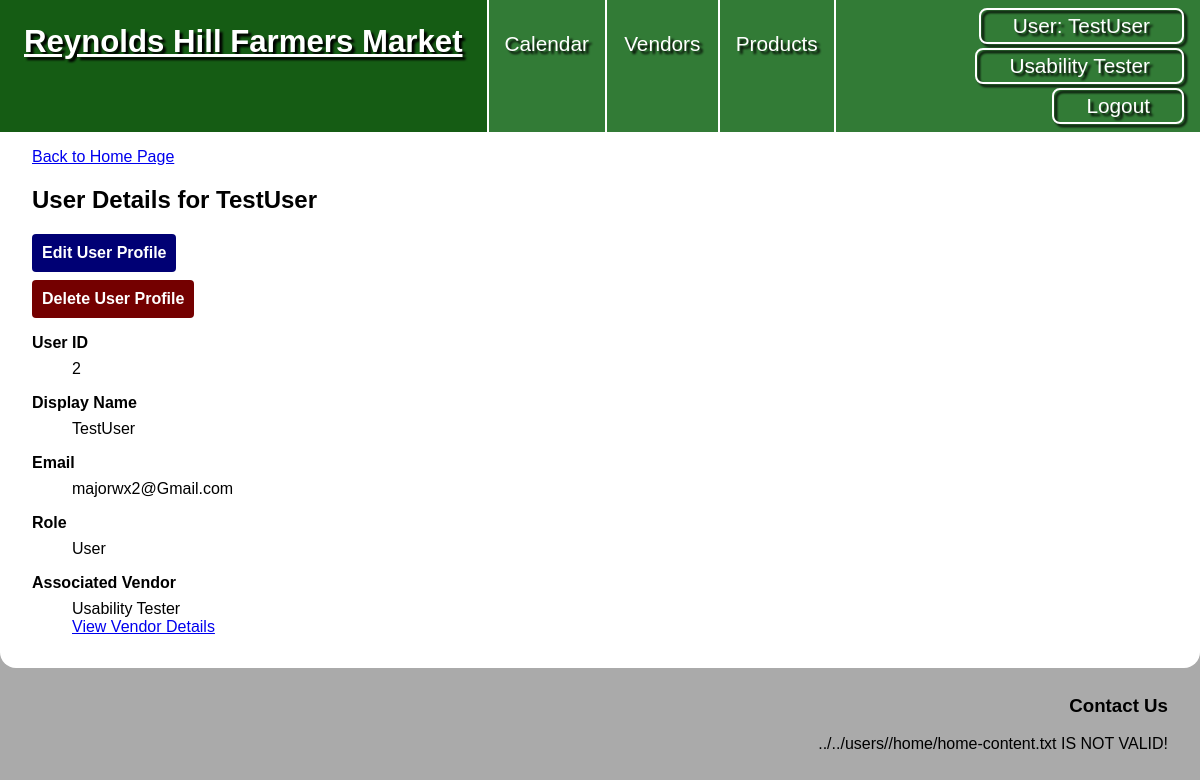
Page /users/show.php?id=2 (signed in) on the committed database.
### tables this page shows
CREATE TABLE `users` (
  `user_id` int NOT NULL,
  `display_name` varchar(30) NOT NULL,
  `hashed_password` varchar(255) NOT NULL,
  `email` varchar(50) NOT NULL,
  `role` char(1) NOT NULL
);

CREATE TABLE `vendors` (
  `vendor_id` int NOT NULL,
  `vd_user_id` int DEFAULT NULL,
  `vendor_display_name` varchar(50) NOT NULL,
  `vendor_desc` text NOT NULL,
  `address` varchar(255) NOT NULL,
  `city` varchar(255) NOT NULL,
  `vd_state_id` int NOT NULL,
  `zip` int NOT NULL,
  `is_pending` tinyint(1) NOT NULL
);

### private/initialize.php (called while the page is built, shortened)
<?php
  require_once('functions.php');
  require_once('classes/Session.class.php');
  require_once('classes/DatabaseObject.class.php');
  require_once('classes/User.class.php');
  require_once('classes/Vendor.class.php');
  $session = new Session;
?>

### private/classes/Session.class.php (called while the page is built, shortened)
<?php
class Session
{
  private $user_id;
  private function check_stored_login() {
    if (isset($_SESSION['user_id'])) {
      $this->user_id = $_SESSION['user_id'];
    }
  }
  public function get_user_id() {
    return $this->user_id;
  }
}

### private/classes/DatabaseObject.class.php (called while the page is built, shortened)
<?php
class DatabaseObject {
  static protected $database;
  static protected $table_name = "";
  static protected $db_columns = [];
  static public function set_database($database) {
    self::$database = $database;
  }
  static public function find_by_sql($sql) {
    $result = self::$database->query($sql);
    $object_array = [];
    while($record = $result->fetch_assoc()) {
      $object_array[] = static::instantiate($record);
    }
    if(count($object_array) > 0){
      return $object_array;
    } else {
      return false;
    }
  }
  static public function find_by_id($id) {
    $sql = "SELECT * FROM " . static::$table_name . " ";
    $sql .= "WHERE " . static::$db_columns[0] . "='" . self::$database->escape_string($id) . "'";
    $obj_array = static::find_by_sql($sql);
    if(!empty($obj_array)) {
      return array_shift($obj_array);
    } else {
      return false;
    }
  }
  static protected function instantiate($record) {
    $object = new static;
    foreach($record as $property => $value) {
      if(property_exists($object, $property)) {
        $object->$property = $value;
      }
    }
    return $object;
  }
}
?>

### private/classes/User.class.php (called while the page is built, shortened)
<?php
class User extends DatabaseObject {
  public $role;
  public function __construct($args=[]){
    $this->role = $args['role'] ?? '';
  }
  public function role_to_string() {
    switch ($this->role) {
      case 'm':
        return 'User';
        break;
    }
  }
}
?>

### private/classes/Vendor.class.php (called while the page is built, shortened)
<?php
class Vendor extends DatabaseObject
{
  static protected $table_name = 'vendors';
  static public function find_by_user_id($user_id)
  {
    $sql = "SELECT vendor_id, vendor_display_name, is_pending ";
    $sql .= "FROM " . static::$table_name . " ";
    $sql .= "WHERE vd_user_id = " . $user_id . ";";
    $result = static::find_by_sql($sql);
    if ($result) {
      return $result[0];
    } else {
      return false;
    }
  }
}

### public/users/show.php (the view, shortened to what this page needs)
<?php require_once('../../private/initialize.php');
$user_id = h($_GET['id']);
$user = User::find_by_id($user_id);
$associated_vendor = Vendor::find_by_user_id($user_id);
?>
<?php include(SHARED_PATH . '/public_header.php'); ?>
  <main>
        <?php
      if($user_id == $session->get_user_id()) { ?>
        <a href="<?php echo url_for('index.php'); ?>">Back to Home Page</a>
        <?php
      }
    ?>
    <h2><?php echo 'User Details for ' . $user->display_name; ?></h2>
    <a href="<?php echo url_for('/users/edit.php?id=' . $user->user_id); ?>" class="edit-button">Edit User Profile</a>
    <a href="<?php echo url_for('/users/delete.php?id=' . $user->user_id); ?>" class="delete-button">Delete User Profile</a>
    <dl>
      <dt>User ID</dt>
      <dd><?php echo $user->user_id; ?></dd>
      <dt>Display Name</dt>
      <dd><?php echo $user->display_name; ?></dd>
      <dt>Email</dt>
      <dd><?php echo $user->email; ?></dd>
      <dt>Role</dt>
      <dd><?php echo $user->role_to_string(); ?></dd>
      <?php
        if($associated_vendor) { ?>
          <dt>Associated Vendor</dt>
          <dd><?php echo $associated_vendor->vendor_display_name; ?></dd>
          <dd>
            <a href="<?php echo url_for('/vendors/show.php?id=' . $associated_vendor->vendor_id)?>">View Vendor Details</a>
          </dd>
          <?php
        }
      ?>
    </dl>
  </main>
<?php include(SHARED_PATH . '/public_footer.php'); ?>

### public/css/styles.css (style rules this page uses)
* { box-sizing: border-box; }
html { font: 16px Verdana, Geneva, Tahoma, sans-serif; }
body { background-color: #aaa; margin: 0; }
main { padding: 1rem 2rem; }
main:not(#calendar) .edit-button { background-color: #000074; border-radius: 4px; color: #fff; display: block; font-weight: bold; margin-top: .5rem; padding: 10px; text-decoration: none; width: fit-content; }
main:not(#calendar) .delete-button { background-color: #740000; border-radius: 4px; color: #fff; display: block; font-weight: bold; margin-top: .5rem; padding: 10px; text-decoration: none; width: fit-content; }
dt { font-weight: bold; margin: 1rem 0 .5rem; }

### rows in the picture
users: display_name "TestUser", user_id "2", email "majorwx2@Gmail.com", role "User"
vendors: vendor_display_name "Usability Tester"

### other values in the picture
$session->display_name "TestUser"
$session->active_vendor_name "Usability Tester"
$filepath "../../users//home/home-content.txt"
